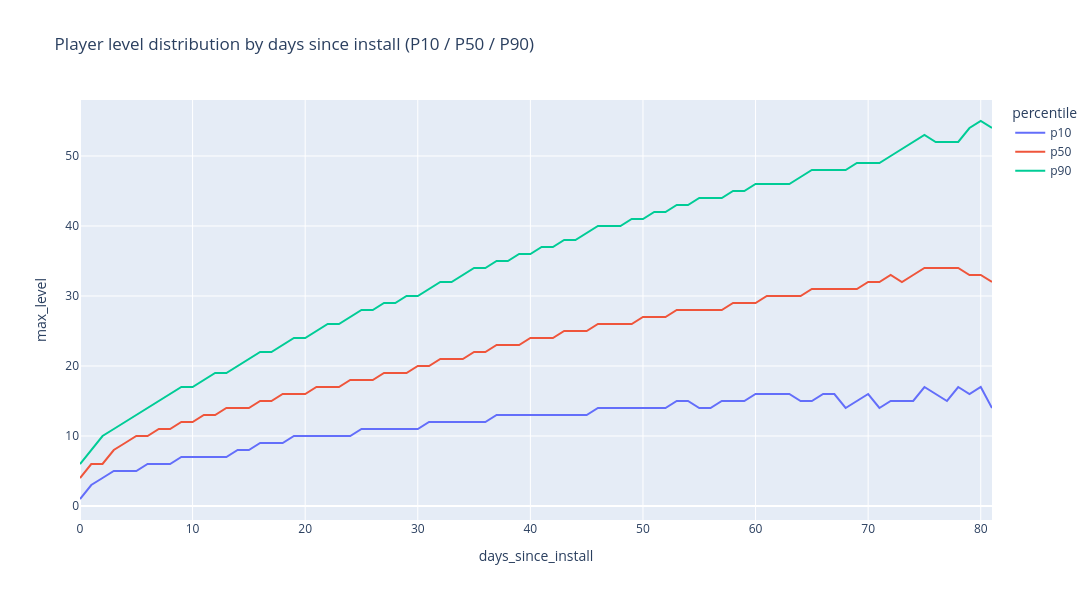
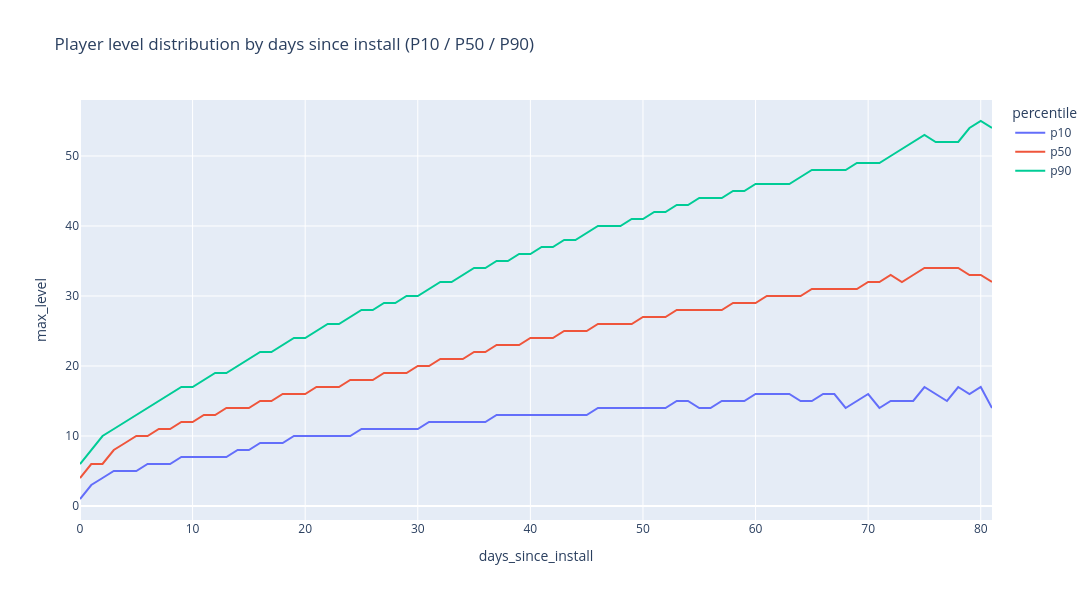

The code cell stored with these charts, in order, in its notebook:
### Code cell
# hide-output
level_dist = data.groupby(['days_since_install', 'max_level','CPE_flag']).agg(
    users=('user_id', 'count')
).reset_index()

level_pcts = level_dist.groupby('days_since_install').apply(weighted_quantiles, measure_col='max_level', include_groups=False).reset_index()

fig = px.line(
    level_pcts.melt(id_vars='days_since_install', var_name='percentile', value_name='max_level'),
    x='days_since_install',
    y='max_level',
    color='percentile',
    title='Player level distribution by days since install (P10 / P50 / P90)',
    width=1200,
    height=600,
)
fig.show()

# hide-output
level_dist = data.groupby(['days_since_install', 'max_level','FTUE_flag']).agg(
    users=('user_id', 'count')
).reset_index()

level_pcts = level_dist.groupby('days_since_install').apply(weighted_quantiles, measure_col='max_level', include_groups=False).reset_index()

fig = px.line(
    level_pcts.melt(id_vars='days_since_install', var_name='percentile', value_name='max_level'),
    x='days_since_install',
    y='max_level',
    color='percentile',
    title='Player level distribution by days since install (P10 / P50 / P90)',
    width=1200,
    height=600,
)
fig.show()

### Figure 1 — Plotly figure (JSON) as saved in the notebook; plotly's stock layout.template omitted (floating-point values rounded to 4 significant figures)
{"data": [{"hovertemplate": "percentile=p10<br>days_since_install=%{x}<br>max_level=%{y}<extra></extra>", "legendgroup": "p10", "line": {"color": "#636efa", "dash": "solid"}, "marker": {"symbol": "circle"}, "mode": "lines", "name": "p10", "orientation": "v", "showlegend": true, "type": "scatter", "x": [0, 1, 2, 3, 4, 5, 6, 7, 8, 9, 10, 11, 12, 13, 14, 15, 16, 17, 18, 19, 20, 21, 22, 23, 24, 25, 26, 27, 28, 29, 30, 31, 32, 33, 34, 35, 36, 37, 38, 39, 40, 41, 42, 43, 44, 45, 46, 47, 48, 49, 50, 51, 52, 53, 54, 55, 56, 57, 58, 59, 60, 61, 62, 63, 64, 65, 66, 67, 68, 69, 70, 71, 72, 73, 74, 75, 76, 77, 78, 79, 80, 81], "xaxis": "x", "y": [1, 3, 4, 5, 5, 5, 6, 6, 6, 7, 7, 7, 7, 7, 8, 8, 9, 9, 9, 10, 10, 10, 10, 10, 10, 11, 11, 11, 11, 11, 11, 12, 12, 12, 12, 12, 12, 13, 13, 13, 13, 13, 13, 13, 13, 13, 14, 14, 14, 14, 14, 14, 14, 15, 15, 14, 14, 15, 15, 15, 16, 16, 16, 16, 15, 15, 16, 16, 14, 15, 16, 14, 15, 15, 15, 17, 16, 15, 17, 16, 17, 14], "yaxis": "y"}, {"hovertemplate": "percentile=p50<br>days_since_install=%{x}<br>max_level=%{y}<extra></extra>", "legendgroup": "p50", "line": {"color": "#EF553B", "dash": "solid"}, "marker": {"symbol": "circle"}, "mode": "lines", "name": "p50", "orientation": "v", "showlegend": true, "type": "scatter", "x": [0, 1, 2, 3, 4, 5, 6, 7, 8, 9, 10, 11, 12, 13, 14, 15, 16, 17, 18, 19, 20, 21, 22, 23, 24, 25, 26, 27, 28, 29, 30, 31, 32, 33, 34, 35, 36, 37, 38, 39, 40, 41, 42, 43, 44, 45, 46, 47, 48, 49, 50, 51, 52, 53, 54, 55, 56, 57, 58, 59, 60, 61, 62, 63, 64, 65, 66, 67, 68, 69, 70, 71, 72, 73, 74, 75, 76, 77, 78, 79, 80, 81], "xaxis": "x", "y": [4, 6, 6, 8, 9, 10, 10, 11, 11, 12, 12, 13, 13, 14, 14, 14, 15, 15, 16, 16, 16, 17, 17, 17, 18, 18, 18, 19, 19, 19, 20, 20, 21, 21, 21, 22, 22, 23, 23, 23, 24, 24, 24, 25, 25, 25, 26, 26, 26, 26, 27, 27, 27, 28, 28, 28, 28, 28, 29, 29, 29, 30, 30, 30, 30, 31, 31, 31, 31, 31, 32, 32, 33, 32, 33, 34, 34, 34, 34, 33, 33, 32], "yaxis": "y"}, {"hovertemplate": "percentile=p90<br>days_since_install=%{x}<br>max_level=%{y}<extra></extra>", "legendgroup": "p90", "line": {"color": "#00cc96", "dash": "solid"}, "marker": {"symbol": "circle"}, "mode": "lines", "name": "p90", "orientation": "v", "showlegend": true, "type": "scatter", "x": [0, 1, 2, 3, 4, 5, 6, 7, 8, 9, 10, 11, 12, 13, 14, 15, 16, 17, 18, 19, 20, 21, 22, 23, 24, 25, 26, 27, 28, 29, 30, 31, 32, 33, 34, 35, 36, 37, 38, 39, 40, 41, 42, 43, 44, 45, 46, 47, 48, 49, 50, 51, 52, 53, 54, 55, 56, 57, 58, 59, 60, 61, 62, 63, 64, 65, 66, 67, 68, 69, 70, 71, 72, 73, 74, 75, 76, 77, 78, 79, 80, 81], "xaxis": "x", "y": [6, 8, 10, 11, 12, 13, 14, 15, 16, 17, 17, 18, 19, 19, 20, 21, 22, 22, 23, 24, 24, 25, 26, 26, 27, 28, 28, 29, 29, 30, 30, 31, 32, 32, 33, 34, 34, 35, 35, 36, 36, 37, 37, 38, 38, 39, 40, 40, 40, 41, 41, 42, 42, 43, 43, 44, 44, 44, 45, 45, 46, 46, 46, 46, 47, 48, 48, 48, 48, 49, 49, 49, 50, 51, 52, 53, 52, 52, 52, 54, 55, 54], "yaxis": "y"}], "layout": {"height": 600, "legend": {"title": {"text": "percentile"}, "tracegroupgap": 0}, "title": {"text": "Player level distribution by days since install (P10 / P50 / P90)"}, "width": 1200, "xaxis": {"anchor": "y", "domain": [0, 1], "title": {"text": "days_since_install"}}, "yaxis": {"anchor": "x", "domain": [0, 1], "title": {"text": "max_level"}}}}

### Figure 2 — Plotly figure (JSON) as saved in the notebook; plotly's stock layout.template omitted (floating-point values rounded to 4 significant figures)
{"data": [{"hovertemplate": "percentile=p10<br>days_since_install=%{x}<br>max_level=%{y}<extra></extra>", "legendgroup": "p10", "line": {"color": "#636efa", "dash": "solid"}, "marker": {"symbol": "circle"}, "mode": "lines", "name": "p10", "orientation": "v", "showlegend": true, "type": "scatter", "x": [0, 1, 2, 3, 4, 5, 6, 7, 8, 9, 10, 11, 12, 13, 14, 15, 16, 17, 18, 19, 20, 21, 22, 23, 24, 25, 26, 27, 28, 29, 30, 31, 32, 33, 34, 35, 36, 37, 38, 39, 40, 41, 42, 43, 44, 45, 46, 47, 48, 49, 50, 51, 52, 53, 54, 55, 56, 57, 58, 59, 60, 61, 62, 63, 64, 65, 66, 67, 68, 69, 70, 71, 72, 73, 74, 75, 76, 77, 78, 79, 80, 81], "xaxis": "x", "y": [1, 3, 4, 5, 5, 5, 6, 6, 6, 7, 7, 7, 7, 7, 8, 8, 9, 9, 9, 10, 10, 10, 10, 10, 10, 11, 11, 11, 11, 11, 11, 12, 12, 12, 12, 12, 12, 13, 13, 13, 13, 13, 13, 13, 13, 13, 14, 14, 14, 14, 14, 14, 14, 15, 15, 14, 14, 15, 15, 15, 16, 16, 16, 16, 15, 15, 16, 16, 14, 15, 16, 14, 15, 15, 15, 17, 16, 15, 17, 16, 17, 14], "yaxis": "y"}, {"hovertemplate": "percentile=p50<br>days_since_install=%{x}<br>max_level=%{y}<extra></extra>", "legendgroup": "p50", "line": {"color": "#EF553B", "dash": "solid"}, "marker": {"symbol": "circle"}, "mode": "lines", "name": "p50", "orientation": "v", "showlegend": true, "type": "scatter", "x": [0, 1, 2, 3, 4, 5, 6, 7, 8, 9, 10, 11, 12, 13, 14, 15, 16, 17, 18, 19, 20, 21, 22, 23, 24, 25, 26, 27, 28, 29, 30, 31, 32, 33, 34, 35, 36, 37, 38, 39, 40, 41, 42, 43, 44, 45, 46, 47, 48, 49, 50, 51, 52, 53, 54, 55, 56, 57, 58, 59, 60, 61, 62, 63, 64, 65, 66, 67, 68, 69, 70, 71, 72, 73, 74, 75, 76, 77, 78, 79, 80, 81], "xaxis": "x", "y": [4, 6, 6, 8, 9, 10, 10, 11, 11, 12, 12, 13, 13, 14, 14, 14, 15, 15, 16, 16, 16, 17, 17, 17, 18, 18, 18, 19, 19, 19, 20, 20, 21, 21, 21, 22, 22, 23, 23, 23, 24, 24, 24, 25, 25, 25, 26, 26, 26, 26, 27, 27, 27, 28, 28, 28, 28, 28, 29, 29, 29, 30, 30, 30, 30, 31, 31, 31, 31, 31, 32, 32, 33, 32, 33, 34, 34, 34, 34, 33, 33, 32], "yaxis": "y"}, {"hovertemplate": "percentile=p90<br>days_since_install=%{x}<br>max_level=%{y}<extra></extra>", "legendgroup": "p90", "line": {"color": "#00cc96", "dash": "solid"}, "marker": {"symbol": "circle"}, "mode": "lines", "name": "p90", "orientation": "v", "showlegend": true, "type": "scatter", "x": [0, 1, 2, 3, 4, 5, 6, 7, 8, 9, 10, 11, 12, 13, 14, 15, 16, 17, 18, 19, 20, 21, 22, 23, 24, 25, 26, 27, 28, 29, 30, 31, 32, 33, 34, 35, 36, 37, 38, 39, 40, 41, 42, 43, 44, 45, 46, 47, 48, 49, 50, 51, 52, 53, 54, 55, 56, 57, 58, 59, 60, 61, 62, 63, 64, 65, 66, 67, 68, 69, 70, 71, 72, 73, 74, 75, 76, 77, 78, 79, 80, 81], "xaxis": "x", "y": [6, 8, 10, 11, 12, 13, 14, 15, 16, 17, 17, 18, 19, 19, 20, 21, 22, 22, 23, 24, 24, 25, 26, 26, 27, 28, 28, 29, 29, 30, 30, 31, 32, 32, 33, 34, 34, 35, 35, 36, 36, 37, 37, 38, 38, 39, 40, 40, 40, 41, 41, 42, 42, 43, 43, 44, 44, 44, 45, 45, 46, 46, 46, 46, 47, 48, 48, 48, 48, 49, 49, 49, 50, 51, 52, 53, 52, 52, 52, 54, 55, 54], "yaxis": "y"}], "layout": {"height": 600, "legend": {"title": {"text": "percentile"}, "tracegroupgap": 0}, "title": {"text": "Player level distribution by days since install (P10 / P50 / P90)"}, "width": 1200, "xaxis": {"anchor": "y", "domain": [0, 1], "title": {"text": "days_since_install"}}, "yaxis": {"anchor": "x", "domain": [0, 1], "title": {"text": "max_level"}}}}
